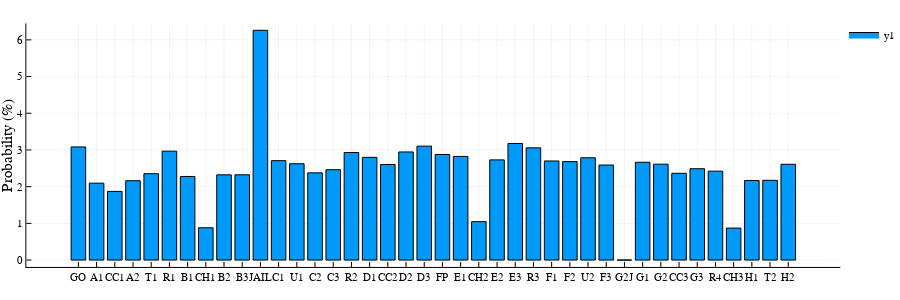

Notebook code for this chart:
### Markdown cell above
## Baseline: 6-sided dice

Experimentation shows that the probabilities of "GO", "R1" and "D3" are *very* similar. A large number of simulations is necessary to achieve reliable convergence to the right answer.

Example:

### Code cell
dice = Dice(6, 2)
simulate(dice, 4, 500, 500)

### Figure 1 — Plotly figure (JSON) as saved in the notebook; plotly's stock layout.template omitted (floating-point values rounded to 4 significant figures)
{"data": [{"fill": "tozeroy", "fillcolor": "rgba(0, 154, 250, 1.000)", "hoverinfo": "none", "legendgroup": "y1", "line": {"color": "rgba(0, 0, 0, 1.000)", "dash": "solid", "width": 1}, "mode": "lines", "name": "y1", "showlegend": true, "type": "scatter", "x": [0.1, 0.1, 0.9, 0.9, 0.1, 0.1], "xaxis": "x1", "y": [3.083, 0, 0, 3.083, 3.083, 3.083], "yaxis": "y1"}, {"fill": "tozeroy", "fillcolor": "rgba(0, 154, 250, 1.000)", "hoverinfo": "none", "legendgroup": "y1", "line": {"color": "rgba(0, 0, 0, 1.000)", "dash": "solid", "width": 1}, "mode": "lines", "name": "y1", "showlegend": false, "type": "scatter", "x": [1.1, 1.1, 1.9, 1.9, 1.1, 1.1], "xaxis": "x1", "y": [2.095, 0, 0, 2.095, 2.095, 2.095], "yaxis": "y1"}, {"fill": "tozeroy", "fillcolor": "rgba(0, 154, 250, 1.000)", "hoverinfo": "none", "legendgroup": "y1", "line": {"color": "rgba(0, 0, 0, 1.000)", "dash": "solid", "width": 1}, "mode": "lines", "name": "y1", "showlegend": false, "type": "scatter", "x": [2.1, 2.1, 2.9, 2.9, 2.1, 2.1], "xaxis": "x1", "y": [1.871, 0, 0, 1.871, 1.871, 1.871], "yaxis": "y1"}, {"fill": "tozeroy", "fillcolor": "rgba(0, 154, 250, 1.000)", "hoverinfo": "none", "legendgroup": "y1", "line": {"color": "rgba(0, 0, 0, 1.000)", "dash": "solid", "width": 1}, "mode": "lines", "name": "y1", "showlegend": false, "type": "scatter", "x": [3.1, 3.1, 3.9, 3.9, 3.1, 3.1], "xaxis": "x1", "y": [2.162, 0, 0, 2.162, 2.162, 2.162], "yaxis": "y1"}, {"fill": "tozeroy", "fillcolor": "rgba(0, 154, 250, 1.000)", "hoverinfo": "none", "legendgroup": "y1", "line": {"color": "rgba(0, 0, 0, 1.000)", "dash": "solid", "width": 1}, "mode": "lines", "name": "y1", "showlegend": false, "type": "scatter", "x": [4.1, 4.1, 4.9, 4.9, 4.1, 4.1], "xaxis": "x1", "y": [2.353, 0, 0, 2.353, 2.353, 2.353], "yaxis": "y1"}, {"fill": "tozeroy", "fillcolor": "rgba(0, 154, 250, 1.000)", "hoverinfo": "none", "legendgroup": "y1", "line": {"color": "rgba(0, 0, 0, 1.000)", "dash": "solid", "width": 1}, "mode": "lines", "name": "y1", "showlegend": false, "type": "scatter", "x": [5.1, 5.1, 5.9, 5.9, 5.1, 5.1], "xaxis": "x1", "y": [2.967, 0, 0, 2.967, 2.967, 2.967], "yaxis": "y1"}, {"fill": "tozeroy", "fillcolor": "rgba(0, 154, 250, 1.000)", "hoverinfo": "none", "legendgroup": "y1", "line": {"color": "rgba(0, 0, 0, 1.000)", "dash": "solid", "width": 1}, "mode": "lines", "name": "y1", "showlegend": false, "type": "scatter", "x": [6.1, 6.1, 6.9, 6.9, 6.1, 6.1], "xaxis": "x1", "y": [2.278, 0, 0, 2.278, 2.278, 2.278], "yaxis": "y1"}, {"fill": "tozeroy", "fillcolor": "rgba(0, 154, 250, 1.000)", "hoverinfo": "none", "legendgroup": "y1", "line": {"color": "rgba(0, 0, 0, 1.000)", "dash": "solid", "width": 1}, "mode": "lines", "name": "y1", "showlegend": false, "type": "scatter", "x": [7.1, 7.1, 7.9, 7.9, 7.1, 7.1], "xaxis": "x1", "y": [0.8805, 0, 0, 0.8805, 0.8805, 0.8805], "yaxis": "y1"}, {"fill": "tozeroy", "fillcolor": "rgba(0, 154, 250, 1.000)", "hoverinfo": "none", "legendgroup": "y1", "line": {"color": "rgba(0, 0, 0, 1.000)", "dash": "solid", "width": 1}, "mode": "lines", "name": "y1", "showlegend": false, "type": "scatter", "x": [8.1, 8.1, 8.9, 8.9, 8.1, 8.1], "xaxis": "x1", "y": [2.322, 0, 0, 2.322, 2.322, 2.322], "yaxis": "y1"}, {"fill": "tozeroy", "fillcolor": "rgba(0, 154, 250, 1.000)", "hoverinfo": "none", "legendgroup": "y1", "line": {"color": "rgba(0, 0, 0, 1.000)", "dash": "solid", "width": 1}, "mode": "lines", "name": "y1", "showlegend": false, "type": "scatter", "x": [9.1, 9.1, 9.9, 9.9, 9.1, 9.1], "xaxis": "x1", "y": [2.324, 0, 0, 2.324, 2.324, 2.324], "yaxis": "y1"}, {"fill": "tozeroy", "fillcolor": "rgba(0, 154, 250, 1.000)", "hoverinfo": "none", "legendgroup": "y1", "line": {"color": "rgba(0, 0, 0, 1.000)", "dash": "solid", "width": 1}, "mode": "lines", "name": "y1", "showlegend": false, "type": "scatter", "x": [10.1, 10.1, 10.9, 10.9, 10.1, 10.1], "xaxis": "x1", "y": [6.261, 0, 0, 6.261, 6.261, 6.261], "yaxis": "y1"}, {"fill": "tozeroy", "fillcolor": "rgba(0, 154, 250, 1.000)", "hoverinfo": "none", "legendgroup": "y1", "line": {"color": "rgba(0, 0, 0, 1.000)", "dash": "solid", "width": 1}, "mode": "lines", "name": "y1", "showlegend": false, "type": "scatter", "x": [11.1, 11.1, 11.9, 11.9, 11.1, 11.1], "xaxis": "x1", "y": [2.709, 0, 0, 2.709, 2.709, 2.709], "yaxis": "y1"}, {"fill": "tozeroy", "fillcolor": "rgba(0, 154, 250, 1.000)", "hoverinfo": "none", "legendgroup": "y1", "line": {"color": "rgba(0, 0, 0, 1.000)", "dash": "solid", "width": 1}, "mode": "lines", "name": "y1", "showlegend": false, "type": "scatter", "x": [12.1, 12.1, 12.9, 12.9, 12.1, 12.1], "xaxis": "x1", "y": [2.625, 0, 0, 2.625, 2.625, 2.625], "yaxis": "y1"}, {"fill": "tozeroy", "fillcolor": "rgba(0, 154, 250, 1.000)", "hoverinfo": "none", "legendgroup": "y1", "line": {"color": "rgba(0, 0, 0, 1.000)", "dash": "solid", "width": 1}, "mode": "lines", "name": "y1", "showlegend": false, "type": "scatter", "x": [13.1, 13.1, 13.9, 13.9, 13.1, 13.1], "xaxis": "x1", "y": [2.376, 0, 0, 2.376, 2.376, 2.376], "yaxis": "y1"}, {"fill": "tozeroy", "fillcolor": "rgba(0, 154, 250, 1.000)", "hoverinfo": "none", "legendgroup": "y1", "line": {"color": "rgba(0, 0, 0, 1.000)", "dash": "solid", "width": 1}, "mode": "lines", "name": "y1", "showlegend": false, "type": "scatter", "x": [14.1, 14.1, 14.9, 14.9, 14.1, 14.1], "xaxis": "x1", "y": [2.463, 0, 0, 2.463, 2.463, 2.463], "yaxis": "y1"}, {"fill": "tozeroy", "fillcolor": "rgba(0, 154, 250, 1.000)", "hoverinfo": "none", "legendgroup": "y1", "line": {"color": "rgba(0, 0, 0, 1.000)", "dash": "solid", "width": 1}, "mode": "lines", "name": "y1", "showlegend": false, "type": "scatter", "x": [15.1, 15.1, 15.9, 15.9, 15.1, 15.1], "xaxis": "x1", "y": [2.929, 0, 0, 2.929, 2.929, 2.929], "yaxis": "y1"}, {"fill": "tozeroy", "fillcolor": "rgba(0, 154, 250, 1.000)", "hoverinfo": "none", "legendgroup": "y1", "line": {"color": "rgba(0, 0, 0, 1.000)", "dash": "solid", "width": 1}, "mode": "lines", "name": "y1", "showlegend": false, "type": "scatter", "x": [16.1, 16.1, 16.9, 16.9, 16.1, 16.1], "xaxis": "x1", "y": [2.799, 0, 0, 2.799, 2.799, 2.799], "yaxis": "y1"}, {"fill": "tozeroy", "fillcolor": "rgba(0, 154, 250, 1.000)", "hoverinfo": "none", "legendgroup": "y1", "line": {"color": "rgba(0, 0, 0, 1.000)", "dash": "solid", "width": 1}, "mode": "lines", "name": "y1", "showlegend": false, "type": "scatter", "x": [17.1, 17.1, 17.9, 17.9, 17.1, 17.1], "xaxis": "x1", "y": [2.605, 0, 0, 2.605, 2.605, 2.605], "yaxis": "y1"}, {"fill": "tozeroy", "fillcolor": "rgba(0, 154, 250, 1.000)", "hoverinfo": "none", "legendgroup": "y1", "line": {"color": "rgba(0, 0, 0, 1.000)", "dash": "solid", "width": 1}, "mode": "lines", "name": "y1", "showlegend": false, "type": "scatter", "x": [18.1, 18.1, 18.9, 18.9, 18.1, 18.1], "xaxis": "x1", "y": [2.946, 0, 0, 2.946, 2.946, 2.946], "yaxis": "y1"}, {"fill": "tozeroy", "fillcolor": "rgba(0, 154, 250, 1.000)", "hoverinfo": "none", "legendgroup": "y1", "line": {"color": "rgba(0, 0, 0, 1.000)", "dash": "solid", "width": 1}, "mode": "lines", "name": "y1", "showlegend": false, "type": "scatter", "x": [19.1, 19.1, 19.9, 19.9, 19.1, 19.1], "xaxis": "x1", "y": [3.104, 0, 0, 3.104, 3.104, 3.104], "yaxis": "y1"}, {"fill": "tozeroy", "fillcolor": "rgba(0, 154, 250, 1.000)", "hoverinfo": "none", "legendgroup": "y1", "line": {"color": "rgba(0, 0, 0, 1.000)", "dash": "solid", "width": 1}, "mode": "lines", "name": "y1", "showlegend": false, "type": "scatter", "x": [20.1, 20.1, 20.9, 20.9, 20.1, 20.1], "xaxis": "x1", "y": [2.877, 0, 0, 2.877, 2.877, 2.877], "yaxis": "y1"}, {"fill": "tozeroy", "fillcolor": "rgba(0, 154, 250, 1.000)", "hoverinfo": "none", "legendgroup": "y1", "line": {"color": "rgba(0, 0, 0, 1.000)", "dash": "solid", "width": 1}, "mode": "lines", "name": "y1", "showlegend": false, "type": "scatter", "x": [21.1, 21.1, 21.9, 21.9, 21.1, 21.1], "xaxis": "x1", "y": [2.824, 0, 0, 2.824, 2.824, 2.824], "yaxis": "y1"}, {"fill": "tozeroy", "fillcolor": "rgba(0, 154, 250, 1.000)", "hoverinfo": "none", "legendgroup": "y1", "line": {"color": "rgba(0, 0, 0, 1.000)", "dash": "solid", "width": 1}, "mode": "lines", "name": "y1", "showlegend": false, "type": "scatter", "x": [22.1, 22.1, 22.9, 22.9, 22.1, 22.1], "xaxis": "x1", "y": [1.047, 0, 0, 1.047, 1.047, 1.047], "yaxis": "y1"}, {"fill": "tozeroy", "fillcolor": "rgba(0, 154, 250, 1.000)", "hoverinfo": "none", "legendgroup": "y1", "line": {"color": "rgba(0, 0, 0, 1.000)", "dash": "solid", "width": 1}, "mode": "lines", "name": "y1", "showlegend": false, "type": "scatter", "x": [23.1, 23.1, 23.9, 23.9, 23.1, 23.1], "xaxis": "x1", "y": [2.73, 0, 0, 2.73, 2.73, 2.73], "yaxis": "y1"}, {"fill": "tozeroy", "fillcolor": "rgba(0, 154, 250, 1.000)", "hoverinfo": "none", "legendgroup": "y1", "line": {"color": "rgba(0, 0, 0, 1.000)", "dash": "solid", "width": 1}, "mode": "lines", "name": "y1", "showlegend": false, "type": "scatter", "x": [24.1, 24.1, 24.9, 24.9, 24.1, 24.1], "xaxis": "x1", "y": [3.177, 0, 0, 3.177, 3.177, 3.177], "yaxis": "y1"}, {"fill": "tozeroy", "fillcolor": "rgba(0, 154, 250, 1.000)", "hoverinfo": "none", "legendgroup": "y1", "line": {"color": "rgba(0, 0, 0, 1.000)", "dash": "solid", "width": 1}, "mode": "lines", "name": "y1", "showlegend": false, "type": "scatter", "x": [25.1, 25.1, 25.9, 25.9, 25.1, 25.1], "xaxis": "x1", "y": [3.058, 0, 0, 3.058, 3.058, 3.058], "yaxis": "y1"}, {"fill": "tozeroy", "fillcolor": "rgba(0, 154, 250, 1.000)", "hoverinfo": "none", "legendgroup": "y1", "line": {"color": "rgba(0, 0, 0, 1.000)", "dash": "solid", "width": 1}, "mode": "lines", "name": "y1", "showlegend": false, "type": "scatter", "x": [26.1, 26.1, 26.9, 26.9, 26.1, 26.1], "xaxis": "x1", "y": [2.7, 0, 0, 2.7, 2.7, 2.7], "yaxis": "y1"}, {"fill": "tozeroy", "fillcolor": "rgba(0, 154, 250, 1.000)", "hoverinfo": "none", "legendgroup": "y1", "line": {"color": "rgba(0, 0, 0, 1.000)", "dash": "solid", "width": 1}, "mode": "lines", "name": "y1", "showlegend": false, "type": "scatter", "x": [27.1, 27.1, 27.9, 27.9, 27.1, 27.1], "xaxis": "x1", "y": [2.683, 0, 0, 2.683, 2.683, 2.683], "yaxis": "y1"}, {"fill": "tozeroy", "fillcolor": "rgba(0, 154, 250, 1.000)", "hoverinfo": "none", "legendgroup": "y1", "line": {"color": "rgba(0, 0, 0, 1.000)", "dash": "solid", "width": 1}, "mode": "lines", "name": "y1", "showlegend": false, "type": "scatter", "x": [28.1, 28.1, 28.9, 28.9, 28.1, 28.1], "xaxis": "x1", "y": [2.787, 0, 0, 2.787, 2.787, 2.787], "yaxis": "y1"}, {"fill": "tozeroy", "fillcolor": "rgba(0, 154, 250, 1.000)", "hoverinfo": "none", "legendgroup": "y1", "line": {"color": "rgba(0, 0, 0, 1.000)", "dash": "solid", "width": 1}, "mode": "lines", "name": "y1", "showlegend": false, "type": "scatter", "x": [29.1, 29.1, 29.9, 29.9, 29.1, 29.1], "xaxis": "x1", "y": [2.589, 0, 0, 2.589, 2.589, 2.589], "yaxis": "y1"}, {"fill": "tozeroy", "fillcolor": "rgba(0, 154, 250, 1.000)", "hoverinfo": "none", "legendgroup": "y1", "line": {"color": "rgba(0, 0, 0, 1.000)", "dash": "solid", "width": 1}, "mode": "lines", "name": "y1", "showlegend": false, "type": "scatter", "x": [30.1, 30.1, 30.9, 30.9, 30.1, 30.1], "xaxis": "x1", "y": [0, 0, 0, 0, 0, 0], "yaxis": "y1"}, {"fill": "tozeroy", "fillcolor": "rgba(0, 154, 250, 1.000)", "hoverinfo": "none", "legendgroup": "y1", "line": {"color": "rgba(0, 0, 0, 1.000)", "dash": "solid", "width": 1}, "mode": "lines", "name": "y1", "showlegend": false, "type": "scatter", "x": [31.1, 31.1, 31.9, 31.9, 31.1, 31.1], "xaxis": "x1", "y": [2.665, 0, 0, 2.665, 2.665, 2.665], "yaxis": "y1"}, {"fill": "tozeroy", "fillcolor": "rgba(0, 154, 250, 1.000)", "hoverinfo": "none", "legendgroup": "y1", "line": {"color": "rgba(0, 0, 0, 1.000)", "dash": "solid", "width": 1}, "mode": "lines", "name": "y1", "showlegend": false, "type": "scatter", "x": [32.1, 32.1, 32.9, 32.9, 32.1, 32.1], "xaxis": "x1", "y": [2.613, 0, 0, 2.613, 2.613, 2.613], "yaxis": "y1"}, {"fill": "tozeroy", "fillcolor": "rgba(0, 154, 250, 1.000)", "hoverinfo": "none", "legendgroup": "y1", "line": {"color": "rgba(0, 0, 0, 1.000)", "dash": "solid", "width": 1}, "mode": "lines", "name": "y1", "showlegend": false, "type": "scatter", "x": [33.1, 33.1, 33.9, 33.9, 33.1, 33.1], "xaxis": "x1", "y": [2.364, 0, 0, 2.364, 2.364, 2.364], "yaxis": "y1"}, {"fill": "tozeroy", "fillcolor": "rgba(0, 154, 250, 1.000)", "hoverinfo": "none", "legendgroup": "y1", "line": {"color": "rgba(0, 0, 0, 1.000)", "dash": "solid", "width": 1}, "mode": "lines", "name": "y1", "showlegend": false, "type": "scatter", "x": [34.1, 34.1, 34.9, 34.9, 34.1, 34.1], "xaxis": "x1", "y": [2.489, 0, 0, 2.489, 2.489, 2.489], "yaxis": "y1"}, {"fill": "tozeroy", "fillcolor": "rgba(0, 154, 250, 1.000)", "hoverinfo": "none", "legendgroup": "y1", "line": {"color": "rgba(0, 0, 0, 1.000)", "dash": "solid", "width": 1}, "mode": "lines", "name": "y1", "showlegend": false, "type": "scatter", "x": [35.1, 35.1, 35.9, 35.9, 35.1, 35.1], "xaxis": "x1", "y": [2.423, 0, 0, 2.423, 2.423, 2.423], "yaxis": "y1"}, {"fill": "tozeroy", "fillcolor": "rgba(0, 154, 250, 1.000)", "hoverinfo": "none", "legendgroup": "y1", "line": {"color": "rgba(0, 0, 0, 1.000)", "dash": "solid", "width": 1}, "mode": "lines", "name": "y1", "showlegend": false, "type": "scatter", "x": [36.1, 36.1, 36.9, 36.9, 36.1, 36.1], "xaxis": "x1", "y": [0.8712, 0, 0, 0.8712, 0.8712, 0.8712], "yaxis": "y1"}, {"fill": "tozeroy", "fillcolor": "rgba(0, 154, 250, 1.000)", "hoverinfo": "none", "legendgroup": "y1", "line": {"color": "rgba(0, 0, 0, 1.000)", "dash": "solid", "width": 1}, "mode": "lines", "name": "y1", "showlegend": false, "type": "scatter", "x": [37.1, 37.1, 37.9, 37.9, 37.1, 37.1], "xaxis": "x1", "y": [2.168, 0, 0, 2.168, 2.168, 2.168], "yaxis": "y1"}, {"fill": "tozeroy", "fillcolor": "rgba(0, 154, 250, 1.000)", "hoverinfo": "none", "legendgroup": "y1", "line": {"color": "rgba(0, 0, 0, 1.000)", "dash": "solid", "width": 1}, "mode": "lines", "name": "y1", "showlegend": false, "type": "scatter", "x": [38.1, 38.1, 38.9, 38.9, 38.1, 38.1], "xaxis": "x1", "y": [2.173, 0, 0, 2.173, 2.173, 2.173], "yaxis": "y1"}, {"fill": "tozeroy", "fillcolor": "rgba(0, 154, 250, 1.000)", "hoverinfo": "none", "legendgroup": "y1", "line": {"color": "rgba(0, 0, 0, 1.000)", "dash": "solid", "width": 1}, "mode": "lines", "name": "y1", "showlegend": false, "type": "scatter", "x": [39.1, 39.1, 39.9, 39.9, 39.1, 39.1], "xaxis": "x1", "y": [2.61, 0, 0, 2.61, 2.61, 2.61], "yaxis": "y1"}], "layout": {"annotations": [], "height": 300, "legend": {"bgcolor": "rgba(255, 255, 255, 1.000)", "bordercolor": "rgba(0, 0, 0, 1.000)", "font": {"color": "rgba(0, 0, 0, 1.000)", "family": "sans-serif", "size": 11}, "tracegroupgap": 0, "x": 1, "y": 1}, "margin": {"b": 20, "l": 0, "r": 0, "t": 20}, "paper_bgcolor": "rgba(255, 255, 255, 1.000)", "plot_bgcolor": "rgba(255, 255, 255, 1.000)", "showlegend": true, "width": 900, "xaxis": {"anchor": "y1", "domain": [0.03123, 0.9956], "gridcolor": "rgba(0, 0, 0, 0.100)", "gridwidth": 0.5, "linecolor": "rgba(0, 0, 0, 1.000)", "mirror": false, "range": [-2.36, 42.36], "showgrid": true, "showline": true, "showticklabels": true, "tickangle": 0, "tickcolor": "rgb(0, 0, 0)", "tickfont": {"color": "rgba(0, 0, 0, 1.000)", "family": "sans-serif", "size": 11}, "tickmode": "array", "ticks": "inside", "ticktext": ["GO", "A1", "CC1", "A2", "T1", "R1", "B1", "CH1", "B2", "B3", "JAIL", "C1", "U1", "C2", "C3", "R2", "D1", "CC2", "D2", "D3", "FP", "E1", "CH2", "E2", "E3", "R3", "F1", "F2", "U2", "F3", "G2J", "G1", "G2", "CC3", "G3", "R4", "CH3", "H1", "T2", "H2"], "tickvals": [0.5, 1.5, 2.5, 3.5, 4.5, 5.5, 6.5, 7.5, 8.5, 9.5, 10.5, 11.5, 12.5, 13.5, 14.5, 15.5, 16.5, 17.5, 18.5, 19.5, 20.5, 21.5, 22.5, 23.5, 24.5, 25.5, 26.5, 27.5, 28.5, 29.5, 30.5, 31.5, 32.5, 33.5, 34.5, 35.5, 36.5, 37.5, 38.5, 39.5], "title": "", "titlefont": {"color": "rgba(0, 0, 0, 1.000)", "family": "sans-serif", "size": 15}, "type": "-", "visible": true, "zeroline": false, "zerolinecolor": "rgba(0, 0, 0, 1.000)"}, "yaxis": {"anchor": "x1", "domain": [0.05016, 0.9869], "gridcolor": "rgba(0, 0, 0, 0.100)", "gridwidth": 0.5, "linecolor": "rgba(0, 0, 0, 1.000)", "mirror": false, "range": [-0.1878, 6.448], "showgrid": true, "showline": true, "showticklabels": true, "tickangle": 0, "tickcolor": "rgb(0, 0, 0)", "tickfont": {"color": "rgba(0, 0, 0, 1.000)", "family": "sans-serif", "size": 11}, "tickmode": "array", "ticks": "inside", "ticktext": ["0", "1", "2", "3", "4", "5", "6"], "tickvals": [0, 1, 2, 3, 4, 5, 6], "title": "Probability (%)", "titlefont": {"color": "rgba(0, 0, 0, 1.000)", "family": "sans-serif", "size": 15}, "type": "-", "visible": true, "zeroline": false, "zerolinecolor": "rgba(0, 0, 0, 1.000)"}}}
